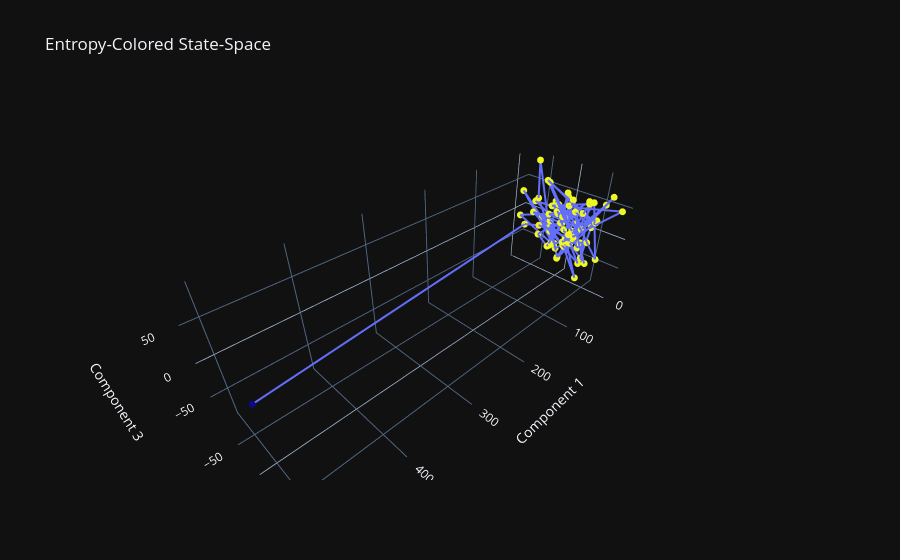

The notebook cell this image was saved under:
### Markdown cell above
### 9. State-Space Embedding

Embed the evolving field history into a 3D state-space.

Each field frame begins as a high-dimensional state. The embedding translates those full field states into three coordinates while preserving relational structure as much as possible.

Coloring the path by entropy lets us see whether the system moves through state-space with increasing, decreasing, or shifting differentiation.

### Code cell
state_points = state_space_from_history(
    history,
    n_components=3,
)

state_space_cloud_3d(
    state_points,
    color_values=ent_series,
    title="Entropy-Colored State-Space",
    html_path=paths["html"] / "state_space_entropy.html",
)
